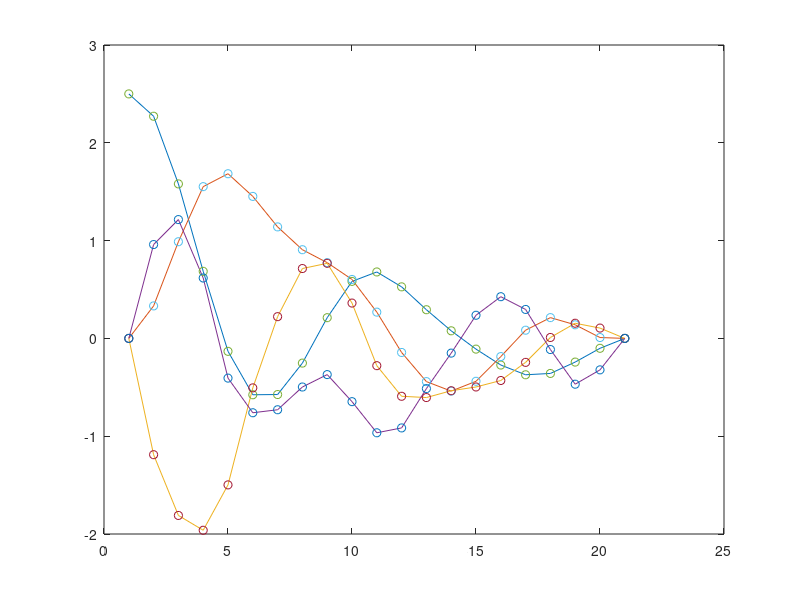

Here is the MATLAB script that generated this plot:
clear

N = 20;
nx = 8;
nu = 3;

A = [0.76272   0.11488   0.00248   0.00002   0.45961   0.01981   0.00025   0.00000 ;
  0.11488   0.76520   0.11490   0.00248   0.01981   0.45987   0.01981   0.00025 ;
  0.00248   0.11490   0.76520   0.11488   0.00025   0.01981   0.45987   0.01981 ;
  0.00002   0.00248   0.11488   0.76272   0.00000   0.00025   0.01981   0.45961 ;
 -0.89941   0.42024   0.01931   0.00025   0.76272   0.11488   0.00248   0.00002 ;
  0.42024  -0.88010   0.42049   0.01931   0.11488   0.76520   0.11490   0.00248 ;
  0.01931   0.42049  -0.88010   0.42024   0.00248   0.11490   0.76520   0.11488 ;
  0.00025   0.01931   0.42024  -0.89941   0.00002   0.00248   0.11488   0.76272 ];

B = [0.11990   0.00252   0.00002 ;
  0.00252   0.11992   0.00252 ;
  0.00002   0.00252   0.11992 ;
  0.00000   0.00002   0.00252 ;
  0.45961   0.01981   0.00025 ;
  0.01981   0.45987   0.01981 ;
  0.00025   0.01981   0.45987 ;
  0.00000   0.00025   0.01981 ];

b = [0.10000 ;
  0.10000 ;
  0.10000 ;
  0.10000 ;
  0.10000 ;
  0.10000 ;
  0.10000 ;
  0.10000];

x0 = [  2.50000 ;
  2.50000 ;
  0.00000 ;
  0.00000 ;
  0.00000 ;
  0.00000 ;
  0.00000 ;
  0.00000 ];

% Cost function
Q = eye(nx);
R = 2*eye(nu);
q = 0.1*ones(nx,1);
r = 0.2*ones(nu,1);
H = blkdiag(kron(eye(N),blkdiag(Q,R)),Q);
f = [repmat([q;r],N,1);q];

C = [-eye(nx),zeros(nx,N*(nx+nu))];
c = [x0;repmat(b,N,1)];
for i=0:N-1
    C = [C;zeros(nx,i*(nx+nu)),A,B,-eye(nx),zeros(nx,(N-i-1)*(nx+nu))];
end


lb = [repmat([-4*ones(nx,1);-0.5*ones(nu,1)],N,1);-4*ones(nx,1)];
lb(end-nx+1:end) = 0;
ub = -lb;


sparse.w = quadprog(H,f,[],[],C,-c,lb,ub);

XU = reshape([sparse.w;zeros(nu,1)],nx+nu,N+1);
sparse.x = vec(XU(1:nx,:));
sparse.u = vec(XU(nx+1:end,1:end-1));

figure(1);clf;plot(XU(1:2:7,:).')

%% Condensing

Abar = [-eye(nx),zeros(nx,N*nx)];
Bbar = [zeros(nx,N*nu);kron(eye(N),B)];
for i=0:N-1
    Abar = [Abar;zeros(nx,i*(nx)),A,-eye(nx),zeros(nx,(N-i-1)*nx)];
end
Qbar = kron(eye(N+1),Q);
Rbar = kron(eye(N),R);

G = -Abar\Bbar;
g = -Abar\c;

Hbar = Rbar + G.'*Qbar*G;
hbar = repmat(r,N,1) + G.'*(repmat(q,N+1,1)+Qbar*g);
%% Read from file
file = fopen('QP_data.txt','r');
num_arrays_to_read = 10;
arrays_to_read = {};
for i=1:num_arrays_to_read
    instr=fgets(file);
    temp = sscanf(instr,'%g ');
    arrays_to_read{i} = temp;
end
numvars = N*nu;
[H,f,A,lbU,ubU,lbA,ubA,C,d,D] = arrays_to_read{:};
H = reshape(H,numvars,numvars);
A = reshape(A,N*(nx+nx+nu)+nx+nu,numvars);
C = reshape(C,N*(nx),numvars);
D = reshape(D,(N+1)*(nx+nu),numvars);

bigA = [];
for i=0:N-1
    bigA = [bigA;C(i*nx+1:(i+1)*nx,:);D(i*(nx+nu)+1:(i+1)*(nx+nu),:)];
end
bigA = [bigA;D(end-(nx+nu)+1:end,:)];

condensing.u = quadprog(H,hbar,[A;-A],[ubA;-lbA],[],[],lbU,ubU);
condensing.x = C*condensing.u+d;

norm(condensing.u-sparse.u)
norm(condensing.x-sparse.x(nx+1:end))

figure(1);hold on;
condensing.XU = reshape([x0;condensing.x],nx,N+1);
plot(condensing.XU(1:2:7,:).','o')
